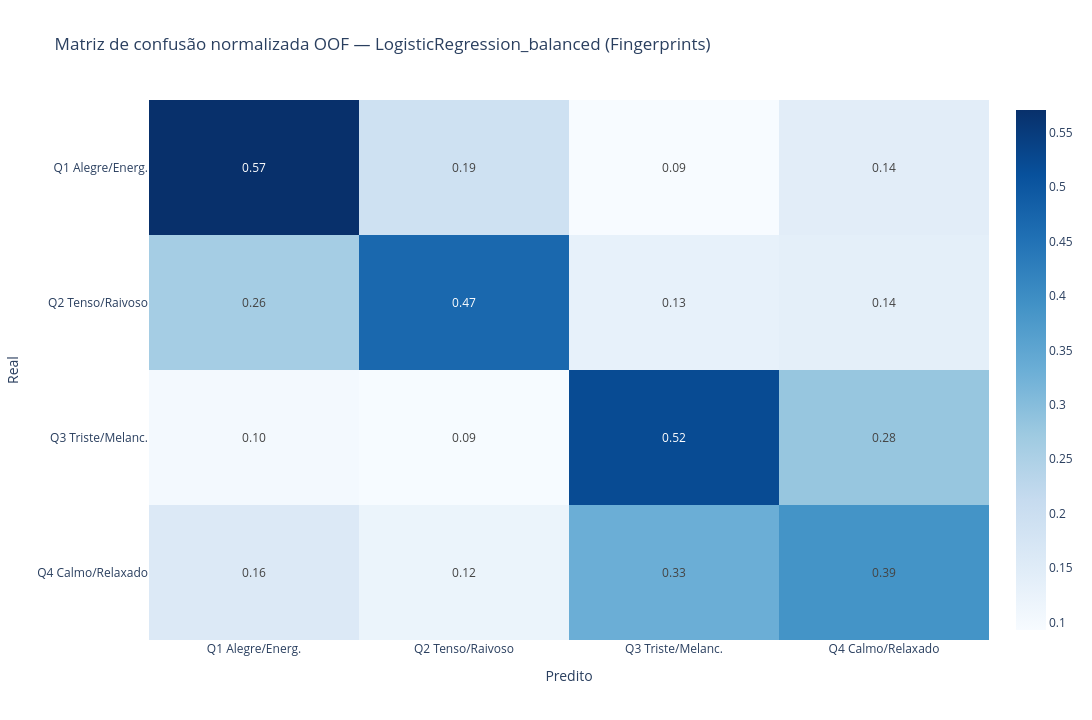

The cell this chart's notebook holds for it:
### Code cell
# Matriz de confusão
cm = confusion_matrix(y, best_oof_pred.astype(str), labels=labels_present)
cm_df = pd.DataFrame(cm, index=labels_present, columns=labels_present)
cm_norm = confusion_matrix(y, best_oof_pred.astype(str), labels=labels_present, normalize="true")
cm_norm_df = pd.DataFrame(cm_norm, index=labels_present, columns=labels_present)

save_table(cm_df.reset_index().rename(columns={"index": "actual"}), "confusion_matrix_best_model_fingerprints.csv")
save_table(cm_norm_df.reset_index().rename(columns={"index": "actual"}), "confusion_matrix_normalized_fingerprints.csv")

short_labels = [QUADRANT_SHORT.get(l, l) for l in labels_present]

fig = px.imshow(
    cm_norm_df.rename(index=QUADRANT_SHORT, columns=QUADRANT_SHORT),
    text_auto=".2f", aspect="auto", color_continuous_scale="Blues",
    title=f"Matriz de confusão normalizada OOF — {BEST_MODEL_NAME} (Fingerprints)",
)
fig.update_layout(xaxis_title="Predito", yaxis_title="Real")
save_fig(fig, "confusion_matrix_normalized_fingerprints")

### Figure 1 — Plotly figure (JSON) as saved in the notebook; plotly's stock layout.template omitted (floating-point values rounded to 4 significant figures)
{"data": [{"coloraxis": "coloraxis", "hovertemplate": "x: %{x}<br>y: %{y}<br>color: %{z}<extra></extra>", "name": "0", "texttemplate": "%{z:.2f}", "type": "heatmap", "x": ["Q1 Alegre/Energ.", "Q2 Tenso/Raivoso", "Q3 Triste/Melanc.", "Q4 Calmo/Relaxado"], "xaxis": "x", "y": ["Q1 Alegre/Energ.", "Q2 Tenso/Raivoso", "Q3 Triste/Melanc.", "Q4 Calmo/Relaxado"], "yaxis": "y", "z": [[0.571, 0.1918, 0.09294, 0.1442], [0.261, 0.4691, 0.1305, 0.1394], [0.102, 0.09479, 0.5224, 0.2808], [0.1588, 0.1205, 0.3322, 0.3885]]}], "layout": {"coloraxis": {"colorscale": [[0, "rgb(247,251,255)"], [0.125, "rgb(222,235,247)"], [0.25, "rgb(198,219,239)"], [0.375, "rgb(158,202,225)"], [0.5, "rgb(107,174,214)"], [0.625, "rgb(66,146,198)"], [0.75, "rgb(33,113,181)"], [0.875, "rgb(8,81,156)"], [1, "rgb(8,48,107)"]]}, "height": 720, "title": {"text": "Matriz de confusão normalizada OOF — LogisticRegression_balanced (Fingerprints)"}, "width": 1200, "xaxis": {"anchor": "y", "domain": [0, 1], "title": {"text": "Predito"}}, "yaxis": {"anchor": "x", "autorange": "reversed", "domain": [0, 1], "title": {"text": "Real"}}}}
